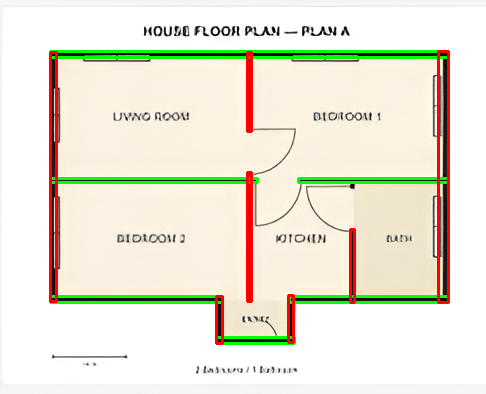
#> input picture debug_walls.png, 486 x 394 px
$ python -i Feature_Extractor.py   (imports and definitions only)
#> lines starting #> are read from the running program, lines starting #| are printed output that depends on the picture; after the words box and inside, x2 and y2 are one past the last pixel; in counts of white or black regions, pixels touching at a corner belong together
import cv2
import numpy as np

def extract_features(image_path):
#> called with image_path = 'debug_walls.png'
    src = cv2.imread(image_path)
#> src is the input picture: shape (394, 486, 3); mean B, G, R 214.9, 231.6, 234.2
    gray = cv2.cvtColor(src, cv2.COLOR_BGR2GRAY)
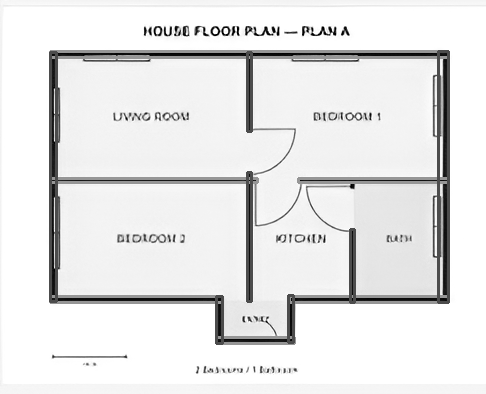
#> gray: shape (394, 486); min 0, max 255, mean 230.5

    # 1. Threshold to isolate black ink
    _, thresh = cv2.threshold(gray, 200, 255, cv2.THRESH_BINARY_INV)
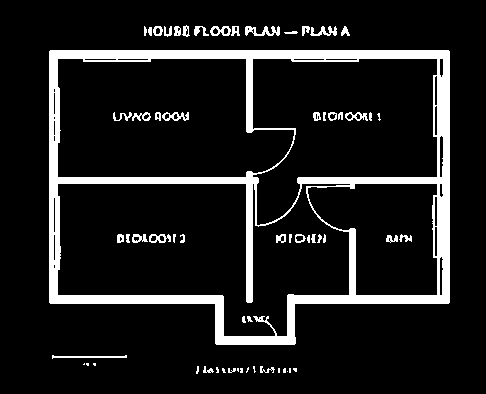
#> thresh: shape (394, 486); 11.1% white; 62 white regions (16 under 20 px), largest, box (x1, y1, x2, y2) and area: (49, 50, 450, 345) 18550, (245, 26, 280, 36) 198, (52, 355, 127, 359) 155

    # 2. Noise removal (preserve long lines, erase text/scale bar)
    kernel = np.ones((3,3), np.uint8)  # smaller kernel to keep thin walls
    clean_walls = cv2.morphologyEx(thresh, cv2.MORPH_OPEN, kernel, iterations=1)
#> clean_walls: shape (394, 486); 9.7% white; 69 white regions (46 under 20 px), largest, box (x1, y1, x2, y2) and area: (49, 50, 450, 345) 17299, (272, 27, 280, 35) 47, (174, 26, 181, 36) 45

    # 3. Bridge gaps (connect walls across doorways)
    bridge_kernel = np.ones((3,3), np.uint8)  # smaller closing kernel
    connected_structure = cv2.morphologyEx(clean_walls, cv2.MORPH_CLOSE, bridge_kernel)
#> connected_structure: shape (394, 486); 9.9% white; 46 white regions (21 under 20 px), largest, box (x1, y1, x2, y2) and area: (49, 50, 450, 345) 17616, (169, 26, 186, 36) 114, (302, 26, 314, 36) 69

    # ---------------- WALL DETECTION ----------------
    wall_rects = []

    # Split into horizontal and vertical components
    horiz_kernel = np.ones((1, 25), np.uint8)
    horiz_walls = cv2.morphologyEx(connected_structure, cv2.MORPH_OPEN, horiz_kernel)
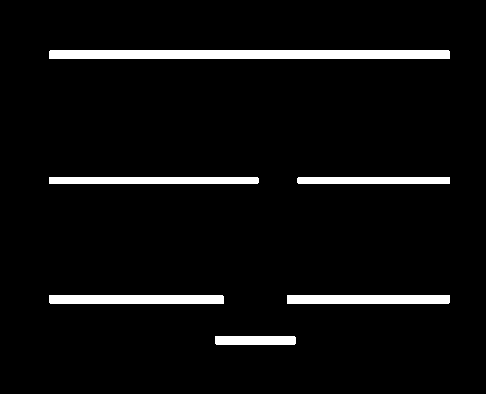
#> horiz_walls: shape (394, 486); 5.2% white; 6 white regions, box (x1, y1, x2, y2) and area: (49, 50, 450, 59) 3607, (49, 295, 224, 304) 1573, (49, 177, 259, 184) 1468, (287, 295, 450, 304) 1466, (297, 177, 450, 184) 1069, (215, 336, 296, 345) 726

    vert_kernel = np.ones((25, 1), np.uint8)
    vert_walls = cv2.morphologyEx(connected_structure, cv2.MORPH_OPEN, vert_kernel)
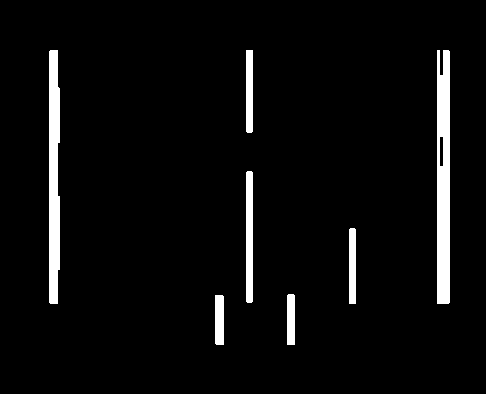
#> vert_walls: shape (394, 486); 4.5% white; 7 white regions

    # Find contours for horizontal and vertical walls individually
    horiz_cnts, _ = cv2.findContours(horiz_walls, cv2.RETR_EXTERNAL, cv2.CHAIN_APPROX_SIMPLE)
#> horiz_cnts = 6 contours; box (x1, y1, x2, y2) and area: (49, 50, 450, 59) 3199, (49, 295, 224, 304) 1391, (287, 295, 450, 304) 1296, (49, 177, 259, 184) 1253, (297, 177, 450, 184) 911, (215, 336, 296, 345) 638
    vert_cnts, _ = cv2.findContours(vert_walls, cv2.RETR_EXTERNAL, cv2.CHAIN_APPROX_SIMPLE)
#> vert_cnts = 7 contours; box (x1, y1, x2, y2) and area: (437, 50, 450, 304) 2936, (49, 50, 60, 304) 2280, (246, 171, 253, 303) 784, (246, 50, 253, 133) 491, (349, 228, 356, 304) 449, (215, 295, 224, 345) 391, (287, 294, 295, 345) 349

    for cnt in horiz_cnts:
        if cv2.contourArea(cnt) > 30:  # lowered threshold to catch thin walls
            rect = cv2.minAreaRect(cnt)
            box = cv2.boxPoints(rect)
            wall_rects.append(np.array(box, dtype=int).tolist())
#> this loop made 6 passes
#> (rect, box) on passes 1 to 6: (((255, 340), (8, 80), -90), [[295, 344], [215, 344], [215, 336], [295, 336]]), (((368, 299), (8, 162), -90), [[449, 303], [287, 303], [287, 295], [449, 295]]), (((136, 299), (8, 174), -90), [[223, 303], [49, 303], [49, 295], [223, 295]]), (((373, 180), (6, 152), -90), [[449, 183], [297, 183], [297, 177], [449, 177]]), (((153.5, 180), (6, 209), -90), [[258, 183], [49, 183], [49, 177], [258, 177]]), (((249, 54), (8, 400), -90), [[449, 58], [49, 58], [49, 50], [449, 50]])
#> after the loop, wall_rects = 6 items

    for cnt in vert_cnts:
        if cv2.contourArea(cnt) > 30:
            rect = cv2.minAreaRect(cnt)
            box = cv2.boxPoints(rect)
            wall_rects.append(np.array(box, dtype=int).tolist())
#> this loop made 7 passes
#> (rect, box) on passes 1 to 7: (((219, 319.5), (49, 8), -90), [[223, 344], [215, 344], [215, 295], [223, 295]]), (((290.5, 319), (50, 7), -90), [[294, 344], [287, 344], [287, 294], [294, 294]]), (((352, 265.5), (75, 6), -90), [[355, 303], [349, 303], [349, 228], [355, 228]]), (((249, 236.5), (131, 6), -90), [[252, 302], [246, 302], [246, 171], [252, 171]]), (((443, 176.5), (253, 12), -90), [[449, 303], [437, 303], [437, 50], [449, 50]]), (((249, 91), (82, 6), -90), [[252, 132], [246, 132], [246, 50], [252, 50]]), (((54, 176.5), (253, 10), -90), [[59, 303], [49, 303], [49, 50], [59, 50]])
#> after the loop, wall_rects = 13 items

    # ---------------- ROOM DETECTION ----------------
    rooms = []
    contours, hierarchy = cv2.findContours(connected_structure, cv2.RETR_TREE, cv2.CHAIN_APPROX_SIMPLE)
#> contours = 50 contours, 28 with area under 20; largest, box (x1, y1, x2, y2) and area: (49, 50, 450, 345) 104444, (57, 58, 438, 337) 88646, (439, 136, 444, 167) 118, (169, 26, 186, 36) 94, (439, 58, 444, 76) 66
    for cnt in contours:
        if cv2.contourArea(cnt) > 800:  # lowered threshold to capture smaller rooms
            approx = cv2.approxPolyDP(cnt, 0.02*cv2.arcLength(cnt, True), True)
            rooms.append(np.squeeze(approx).tolist())
#> this loop made 50 passes
#> cnt on passes 1, 2, 3, 4, 9, 11, 13, 14, 18, 22, 23, 24: [[203, 370], [203, 372], [205, 372], [205, 370]], [[283, 369], [283, 372], [285, 372], [285, 369]], [[294, 368], [294, 370], [296, 370], [296, 368]], [[233, 368], [233, 370], [235, 370], [235, 368]], [[255, 317], [255, 319], [257, 319], [257, 317]], [[181, 240], [181, 242], [183, 242], [183, 240]], [[276, 236], [276, 240], [280, 240], [280, 236]], [[156, 236], [156, 239], [159, 239], [159, 236]], [[289, 234], [289, 237], [291, 237], [291, 234]], [[125, 117], [125, 119], [127, 119], [127, 117]], [[352, 115], [352, 117], [355, 117], [355, 115]], [[169, 115], [169, 117], [173, 117], [173, 115]]
#> after the loop, rooms = 2 items

    # ---------------- OPENING DETECTION ----------------
    openings = []
    lines = cv2.HoughLinesP(connected_structure, 1, np.pi/180,
                             threshold=100, minLineLength=50, maxLineGap=3)
#> lines = 60 rows, first 6: [50, 50, 448, 50], [49, 57, 449, 57], [49, 179, 258, 179], [49, 299, 223, 299], [49, 52, 449, 52], [49, 58, 449, 58]
    if lines is not None:
        for line in lines:
            x1, y1, x2, y2 = line[0]
            length = np.sqrt((x2-x1)**2 + (y2-y1)**2)
            # Heuristic: short line segments inside walls = doors/windows
            if 40 < length < 120:  # tightened range
                openings.append([(int(x1), int(y1)), (int(x2), int(y2))])
#> this loop made 60 passes
#> (x1, y1, x2, y2, length) on passes 1 to 12: (50, 50, 448, 50, 398), (49, 57, 449, 57, 400), (49, 179, 258, 179, 209), (49, 299, 223, 299, 174), (49, 52, 449, 52, 400), (49, 58, 449, 58, 400), (297, 178, 449, 178, 152), (49, 301, 223, 301, 174), (49, 51, 449, 51, 400), (49, 54, 449, 54, 400), (49, 56, 449, 56, 400), (287, 298, 449, 298, 162)
#> after the loop, openings = 11 items

    # ---------------- DEBUG VISUALIZATION ----------------
    debug = src.copy()
    for wall in wall_rects:
        cv2.drawContours(debug, [np.array(wall)], -1, (0,0,255), 2)  # walls in red
#> this loop made 13 passes
#> wall on passes 1 to 12: [[295, 344], [215, 344], [215, 336], [295, 336]], [[449, 303], [287, 303], [287, 295], [449, 295]], [[223, 303], [49, 303], [49, 295], [223, 295]], [[449, 183], [297, 183], [297, 177], [449, 177]], [[258, 183], [49, 183], [49, 177], [258, 177]], [[449, 58], [49, 58], [49, 50], [449, 50]], [[223, 344], [215, 344], [215, 295], [223, 295]], [[294, 344], [287, 344], [287, 294], [294, 294]], [[355, 303], [349, 303], [349, 228], [355, 228]], [[252, 302], [246, 302], [246, 171], [252, 171]], [[449, 303], [437, 303], [437, 50], [449, 50]], [[252, 132], [246, 132], [246, 50], [252, 50]]
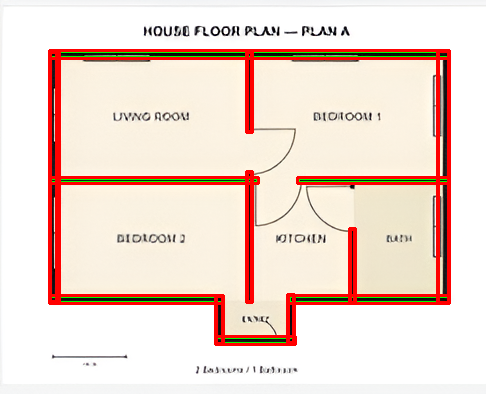
#> debug: shape (394, 486, 3); 4.67% of pixels changed, all inside (x1, y1, x2, y2) = (48, 49, 451, 346)
    for room in rooms:
        cv2.polylines(debug, [np.array(room, dtype=np.int32)], True, (0,255,0), 2)  # rooms in green
#> this loop made 2 passes
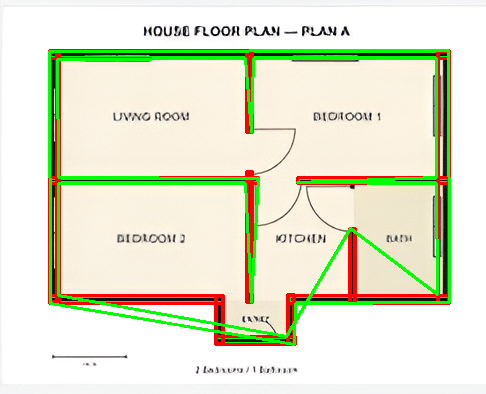
#> debug: shape (394, 486, 3); 5.39% of pixels changed, all inside (x1, y1, x2, y2) = (48, 49, 451, 346)
    for opening in openings:
        cv2.line(debug, opening[0], opening[1], (255,0,0), 2)  # openings in blue
#> this loop made 11 passes
#> opening on passes 1 to 11: [(249, 59), (250, 132)], [(443, 155), (444, 59)], [(446, 301), (447, 240)], [(250, 113), (250, 59)], [(249, 206), (250, 302)], [(374, 300), (448, 299)], [(249, 302), (250, 205)], [(247, 302), (247, 235)], [(58, 269), (58, 196)], [(246, 234), (246, 172)], [(59, 142), (59, 88)]
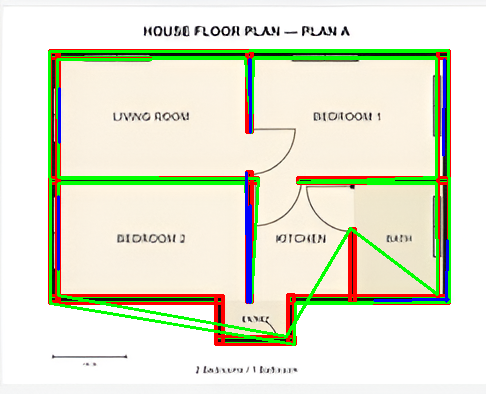
#> debug: shape (394, 486, 3); 1.08% of pixels changed, all inside (x1, y1, x2, y2) = (57, 58, 450, 304)

    cv2.imshow("Debug Features", debug)
    cv2.waitKey(0)
    cv2.destroyAllWindows()

    return {
        "walls": wall_rects,
        "rooms": rooms,
        "openings": openings
    }

>>> result = extract_features('debug_walls.png')
#> result = 3 items

$ run again, on plan_b.png
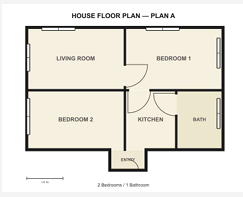
#> input picture plan_b.png, 243 x 197 px
#> in extract_features, src is the input picture: shape (197, 243, 3); mean B, G, R 222.3, 230.2, 233.1
#> in extract_features, `_, thresh = cv2.threshold(gray, 200, 255, cv2.THRESH_BINARY_INV)`:
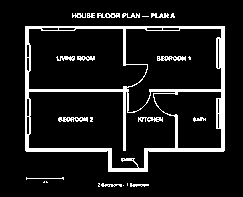
#> thresh: shape (197, 243); 10.2% white; 24 white regions (9 under 20 px), largest, box (x1, y1, x2, y2) and area: (25, 26, 225, 172) 3960, (58, 117, 88, 122) 108, (157, 56, 186, 61) 103
#> clean_walls: shape (197, 243); 6.9% white; 20 white regions (16 under 20 px), largest, box (x1, y1, x2, y2) and area: (25, 26, 225, 172) 2072, (25, 70, 129, 151) 604, (75, 26, 147, 66) 327, (25, 26, 42, 45) 115
#> connected_structure: shape (197, 243); 6.9% white; 18 white regions (12 under 20 px), largest, box (x1, y1, x2, y2) and area: (25, 26, 225, 172) 2074, (25, 70, 129, 151) 604, (75, 26, 147, 66) 327, (25, 26, 42, 45) 115, (176, 57, 186, 60) 30, (64, 56, 72, 60) 27
#> horiz_walls: shape (197, 243); 3.6% white; 7 white regions, largest, box (x1, y1, x2, y2) and area: (25, 148, 112, 152) 347, (144, 148, 225, 152) 323, (25, 89, 129, 92) 312
#> vert_walls: shape (197, 243); 2.4% white; 5 white regions
#> horiz_cnts = 7 contours; box (x1, y1, x2, y2) and area: (25, 148, 112, 152) 258, (144, 148, 225, 152) 240, (25, 89, 129, 92) 206, (149, 89, 225, 92) 150, (75, 26, 147, 29) 142, (108, 168, 148, 172) 117, (179, 26, 225, 29) 90
#> vert_cnts = 5 contours; box (x1, y1, x2, y2) and area: (219, 26, 225, 152) 494, (123, 86, 126, 151) 128, (25, 70, 29, 99) 84, (123, 26, 126, 66) 78, (175, 115, 178, 152) 72
#> the loop in extract_features, `for cnt in horiz_cnts:` made 7 passes
#> (cnt, rect, box) on passes 1, 4, 5: ([[108, 168], [108, 171], [147, 171], [147, 168]], ((127.5, 169.5), (3, 39), -90), [[147, 171], [108, 171], [108, 168], [147, 168]]), ([[149, 89], [149, 91], [224, 91], [224, 89]], ((186.5, 90), (2, 75), -90), [[224, 91], [149, 91], [149, 89], [224, 89]]), ([[25, 89], [25, 91], [128, 91], [128, 89]], ((76.5, 90), (2, 103), -90), [[128, 91], [25, 91], [25, 89], [128, 89]])
#> after the loop in extract_features, `for cnt in horiz_cnts:`: wall_rects = 7 items
#> the loop in extract_features, `for cnt in vert_cnts:` made 5 passes
#> (cnt, rect, box) on passes 1, 2, 5: ([[175, 115], [175, 151], [177, 151], [177, 115]], ((176, 133), (36, 2), -90), [[177, 151], [175, 151], [175, 115], [177, 115]]), ([[123, 86], [123, 150], [125, 150], [125, 86]], ((124, 118), (64, 2), -90), [[125, 150], [123, 150], [123, 86], [125, 86]]), ([[123, 26], [123, 65], [125, 65], [125, 26]], ((124, 45.5), (39, 2), -90), [[125, 65], [123, 65], [123, 26], [125, 26]])
#> after the loop in extract_features, `for cnt in vert_cnts:`: wall_rects = 12 items
#> contours = 18 contours, 14 with area under 20; largest, box (x1, y1, x2, y2) and area: (25, 26, 225, 172) 1550, (25, 70, 129, 151) 414, (75, 26, 147, 66) 217, (25, 26, 42, 45) 80
#> the loop in extract_features, `for cnt in contours:` made 18 passes
#> cnt on passes 1, 2, 3, 4, 5, 6, 8, 9: [[126, 158], [126, 160], [131, 160], [131, 158]], [[193, 118], [193, 120], [195, 120], [195, 118]], [[154, 118], [154, 120], [156, 120], [156, 118]], [[82, 118], [82, 120], [87, 120], [87, 118]], [[69, 118], [69, 120], [71, 120], [71, 118]], [[59, 117], [59, 119], [61, 119], [61, 117]], [[176, 57], [176, 59], [185, 59], [185, 57]], [[167, 57], [167, 59], [169, 59], [169, 57]]
#> after the loop in extract_features, `for cnt in contours:`: rooms = [[[224, 26], [179, 26], [221, 29], [220, 89], [149, 89], [220, 91], [220, 148], [178, 148], [175, 115], [143, 168], [25, 150], [223, 151]]]
#> lines = 18 rows, first 6: [149, 91, 224, 91], [25, 90, 128, 90], [25, 148, 111, 149], [149, 89, 224, 89], [144, 150, 224, 150], [26, 151, 111, 151]
#> the loop in extract_features, `for line in lines:` made 18 passes
#> (x1, y1, x2, y2, length) on passes 1 to 8: (149, 91, 224, 91, 75), (25, 90, 128, 90, 103), (25, 148, 111, 149, 86.01), (149, 89, 224, 89, 75), (144, 150, 224, 150, 80), (26, 151, 111, 151, 85), (75, 27, 146, 27, 71), (75, 26, 146, 26, 71)
#> after the loop in extract_features, `for line in lines:`: openings = 14 items
#> the loop in extract_features, `for wall in wall_rects:` made 12 passes
#> wall on passes 1 to 8: [[147, 171], [108, 171], [108, 168], [147, 168]], [[224, 151], [144, 151], [144, 148], [224, 148]], [[111, 151], [25, 151], [25, 148], [111, 148]], [[224, 91], [149, 91], [149, 89], [224, 89]], [[128, 91], [25, 91], [25, 89], [128, 89]], [[224, 28], [179, 28], [179, 26], [224, 26]], [[146, 28], [75, 28], [75, 26], [146, 26]], [[177, 151], [175, 151], [175, 115], [177, 115]]
#> the loop in extract_features, `for room in rooms:` made 1 pass
#> the loop in extract_features, `for opening in openings:` made 14 passes
#> after the loop in extract_features, `for opening in openings:`:
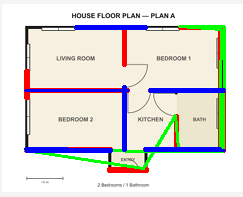
#> debug: shape (197, 243, 3); mean B, G, R 219.9, 223.9, 223.7
#> result = 3 items
